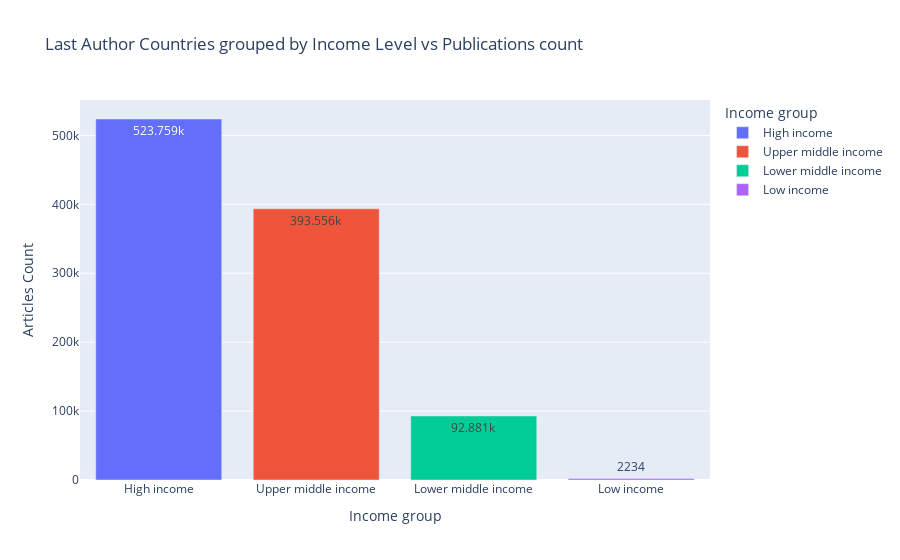

This figure's notebook cell:
### Code cell
fig=px.bar(last_aut_ctry_Income_grp, x=last_aut_ctry_Income_grp.index, y='Articles Count', color=last_aut_ctry_Income_grp.index, text_auto=True,
           title='Last Author Countries grouped by Income Level vs Publications count',)
fig.show()

### Figure 1 — Plotly figure (JSON) as saved in the notebook; plotly's stock layout.template omitted (floating-point values rounded to 4 significant figures)
{"data": [{"alignmentgroup": "True", "hovertemplate": "Income group=%{x}<br>Articles Count=%{y}<extra></extra>", "legendgroup": "High income", "marker": {"color": "#636efa", "pattern": {"shape": ""}}, "name": "High income", "offsetgroup": "High income", "orientation": "v", "showlegend": true, "textposition": "auto", "texttemplate": "%{y}", "type": "bar", "x": ["High income"], "xaxis": "x", "y": [523759], "yaxis": "y"}, {"alignmentgroup": "True", "hovertemplate": "Income group=%{x}<br>Articles Count=%{y}<extra></extra>", "legendgroup": "Upper middle income", "marker": {"color": "#EF553B", "pattern": {"shape": ""}}, "name": "Upper middle income", "offsetgroup": "Upper middle income", "orientation": "v", "showlegend": true, "textposition": "auto", "texttemplate": "%{y}", "type": "bar", "x": ["Upper middle income"], "xaxis": "x", "y": [393556], "yaxis": "y"}, {"alignmentgroup": "True", "hovertemplate": "Income group=%{x}<br>Articles Count=%{y}<extra></extra>", "legendgroup": "Lower middle income", "marker": {"color": "#00cc96", "pattern": {"shape": ""}}, "name": "Lower middle income", "offsetgroup": "Lower middle income", "orientation": "v", "showlegend": true, "textposition": "auto", "texttemplate": "%{y}", "type": "bar", "x": ["Lower middle income"], "xaxis": "x", "y": [92881], "yaxis": "y"}, {"alignmentgroup": "True", "hovertemplate": "Income group=%{x}<br>Articles Count=%{y}<extra></extra>", "legendgroup": "Low income", "marker": {"color": "#ab63fa", "pattern": {"shape": ""}}, "name": "Low income", "offsetgroup": "Low income", "orientation": "v", "showlegend": true, "textposition": "auto", "texttemplate": "%{y}", "type": "bar", "x": ["Low income"], "xaxis": "x", "y": [2234], "yaxis": "y"}], "layout": {"autosize": true, "barmode": "relative", "legend": {"title": {"text": "Income group"}, "tracegroupgap": 0}, "title": {"text": "Last Author Countries grouped by Income Level vs Publications count"}, "xaxis": {"anchor": "y", "autorange": true, "categoryarray": ["High income", "Upper middle income", "Lower middle income", "Low income"], "categoryorder": "array", "domain": [0, 1], "range": [-0.5, 3.5], "title": {"text": "Income group"}, "type": "category"}, "yaxis": {"anchor": "x", "autorange": true, "domain": [0, 1], "range": [0, 551300.0], "title": {"text": "Articles Count"}, "type": "linear"}}}
